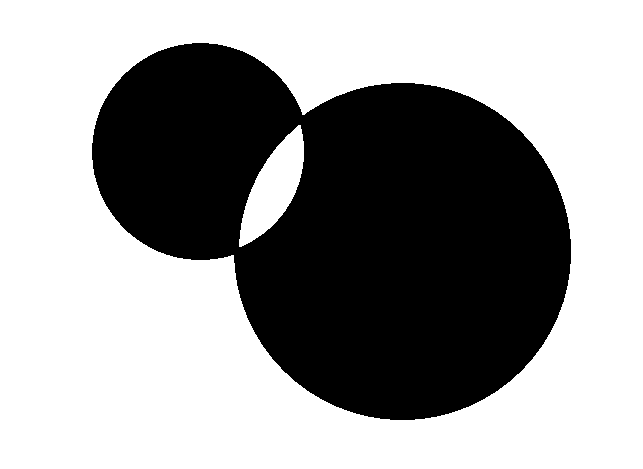
#> input picture test2.jpg, 643 x 469 px
$ python m2.py   (older library calls are emulated)
#> lines starting #> are read from the running program, lines starting #| are printed output that depends on the picture; after the words box and inside, x2 and y2 are one past the last pixel; in counts of white or black regions, pixels touching at a corner belong together
import cv2
import numpy as np
import random
from tqdm import tqdm
import ImageFilter
import concurrent.futures

def line_add(canvas, pt1, pt2, color, thickness=1):

    """
    在画布上绘制直线，通过增加像素值而不是直接覆盖。

    参数:
        canvas (numpy.ndarray): 画布图像。
        pt1 (tuple): 直线起点 (x1, y1)。
        pt2 (tuple): 直线终点 (x2, y2)。
        color (tuple): 要增加的颜色 (r, g, b)。
        thickness (int): 线条的厚度。

    返回:
        numpy.ndarray: 更新后的画布。
    """
    # 创建一张与canvas相同大小的全0图像
    temp_canvas = np.zeros_like(canvas, dtype=np.int32)

    # 在temp_canvas上绘制直线
    cv2.line(temp_canvas, pt1, pt2, color, thickness)

    # 将temp_canvas加到原canvas上
    canvas = cv2.add(canvas.astype(np.int32), temp_canvas)

    # 确保像素值不超过255，防止溢出
    canvas = np.clip(canvas, 0, 255).astype(np.uint8)

    return canvas

# 单独处理每个点的函数
# [17 lines left out: function process_point, not called in this run]

# 读取图片并转换为灰度图
image = cv2.imread('test2.jpg')
#> image is the input picture: shape (469, 643, 3); 61.3% white; 1 black region, box (x1, y1, x2, y2) and area: (92, 43, 571, 420) 116709
gray_image = cv2.cvtColor(image, cv2.COLOR_BGR2GRAY)
gray_image = cv2.GaussianBlur(gray_image, (21, 21), 0)
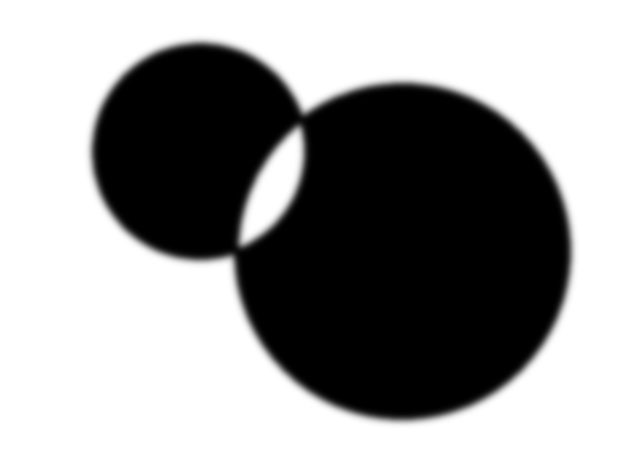
#> gray_image: shape (469, 643); min 0, max 255, mean 156.3

# 边缘检测（Canny算法）
edges = cv2.Canny(gray_image, 50, 150)
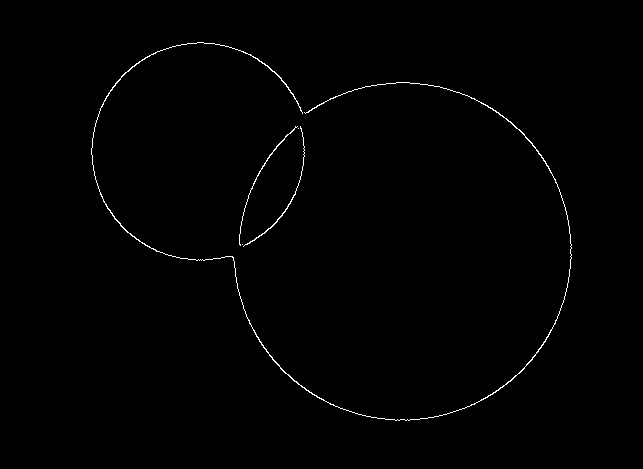
#> edges: shape (469, 643); 0.63% white in thin lines or dots, all inside (x1, y1, x2, y2) = (91, 42, 572, 421)
# [14 lines of commented-out code are left out]
edge_points = np.column_stack(np.where(edges > 0))
#> edge_points = 1911 pairs, first value 42 to 420, second value 91 to 571

# 随机选取N个边缘点
N = 500  # 可根据需要调整
selected_points = edge_points[random.sample(range(len(edge_points)), N)]
#> selected_points = 500 pairs, first value 42 to 420, second value 91 to 571

# 创建一个空白画布，大小与原图相同
canvas = np.zeros_like(image)

# # 计算每个点的直线
# length = max(canvas.shape[0], canvas.shape[1])
# # 使用多线程处理
# with concurrent.futures.ThreadPoolExecutor() as executor:
#     results = list(tqdm(executor.map(lambda p: process_point(p, gray_image, length), selected_points), desc="Processing points", total=len(selected_points)))
# # 将所有结果绘制到画布上
# for x1, y1, x2, y2 in tqdm(results,desc="Processing"):
#     canvas = line_add(canvas, (x1, y1), (x2, y2), (5, 5, 5), 1)
# 计算并绘制每个选取点的切线
for point in tqdm(selected_points, desc="Processing points"):
    y, x = point
    # 计算x方向和y方向的梯度
    grad_x = cv2.Sobel(gray_image, cv2.CV_64F, 1, 0, ksize=3)
    grad_y = cv2.Sobel(gray_image, cv2.CV_64F, 0, 1, ksize=3)

    # 计算切线方向：梯度方向旋转90度
    gradient_direction = np.arctan2(grad_y[y, x], grad_x[y, x])
    tangent_direction = gradient_direction + np.pi / 2

    # 计算切线方向的角度
    angle = np.degrees(tangent_direction)

    # 延长直线到画布边缘
    length = max(canvas.shape[0], canvas.shape[1])
    x1 = int(x + length * np.cos(tangent_direction))
    y1 = int(y + length * np.sin(tangent_direction))
    x2 = int(x - length * np.cos(tangent_direction))
    y2 = int(y - length * np.sin(tangent_direction))

    # 在画布上绘制直线
    # cv2.line(canvas, (x1, y1), (x2, y2), (0, 255, 0), 2)
    canvas = line_add(canvas, (x1, y1), (x2, y2), (100, 100, 100), 1)
#> this loop made 500 passes
#> (y, x, gradient_direction, tangent_direction, angle, x1, y1, x2) on passes 1 to 3: (396, 488, 1.03, 2.6, 149.1, -63, 726, 1039), (164, 546, -0.537, 1.03, 59.21, 875, 716, 216), (352, 536, 0.637, 2.21, 126.5, 153, 869, 918)
#> pass 1, `grad_x = cv2.Sobel(gray_image, cv2.CV_64F, 1, 0, ksize=3)`:
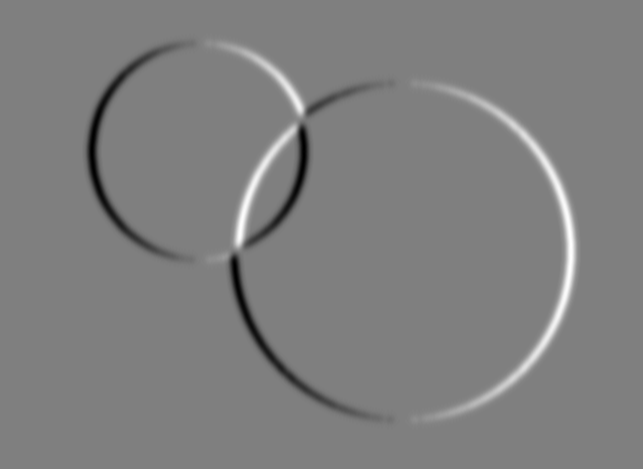
#> grad_x: shape (469, 643) float64; min -232, max 232, mean 0; drawn with min black and max white
#> pass 1, `grad_y = cv2.Sobel(gray_image, cv2.CV_64F, 0, 1, ksize=3)`:
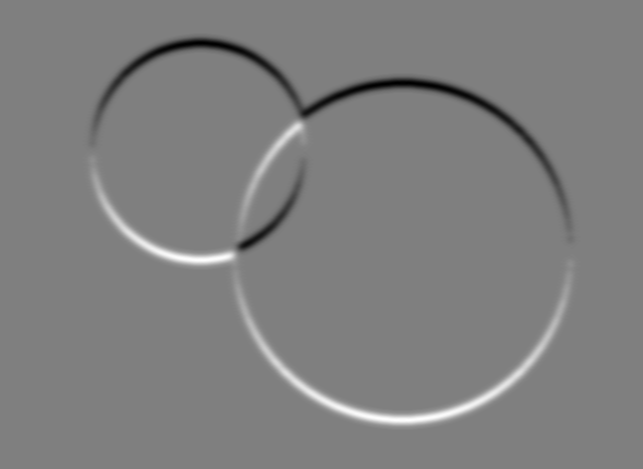
#> grad_y: shape (469, 643) float64; min -232, max 232, mean 0; drawn with min black and max white
#> pass 1, in line_add, `canvas = cv2.add(canvas.astype(np.int32), temp_canvas)`:
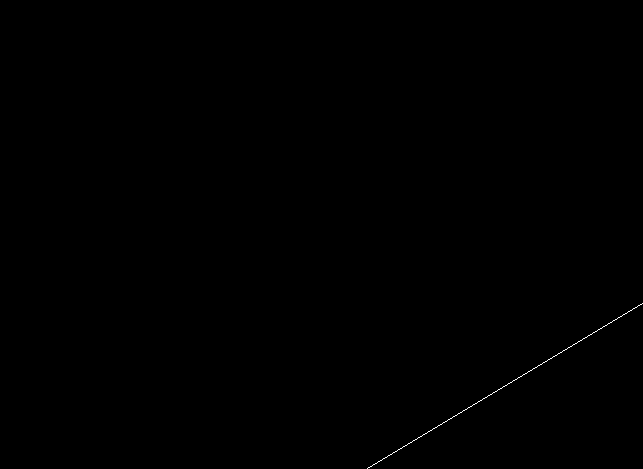
#> canvas: shape (469, 643, 3) int32; values 0 (black) and 100 (white), 0.09% white in thin lines or dots, all inside (x1, y1, x2, y2) = (367, 303, 643, 469)
#> after the loop:
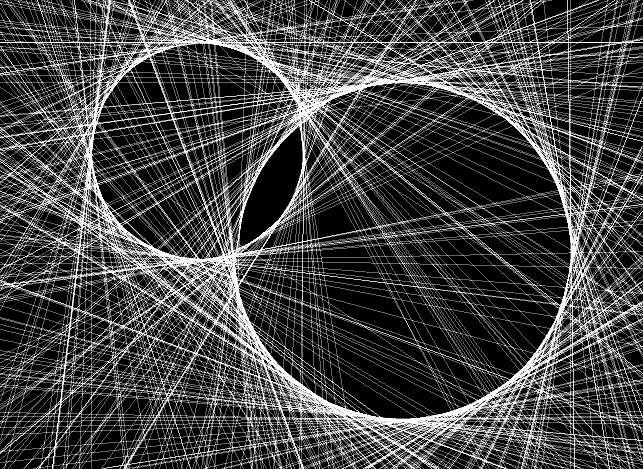
#> canvas: shape (469, 643, 3); min 0, max 255, mean 67.2

# 显示结果
# cv2.imshow('Original Image', image)
# cv2.imshow('Edges', edges)
# canvas = cv2.GaussianBlur(canvas, (3, 3), 0)
cv2.imshow('Tangents on Canvas', canvas)

# 按任意键关闭窗口
cv2.waitKey(0)
cv2.destroyAllWindows()

# 保存结果
cv2.imwrite('tangents_on_canvas.jpg', canvas)

$ run again, with test.jpg copied over test2.jpg
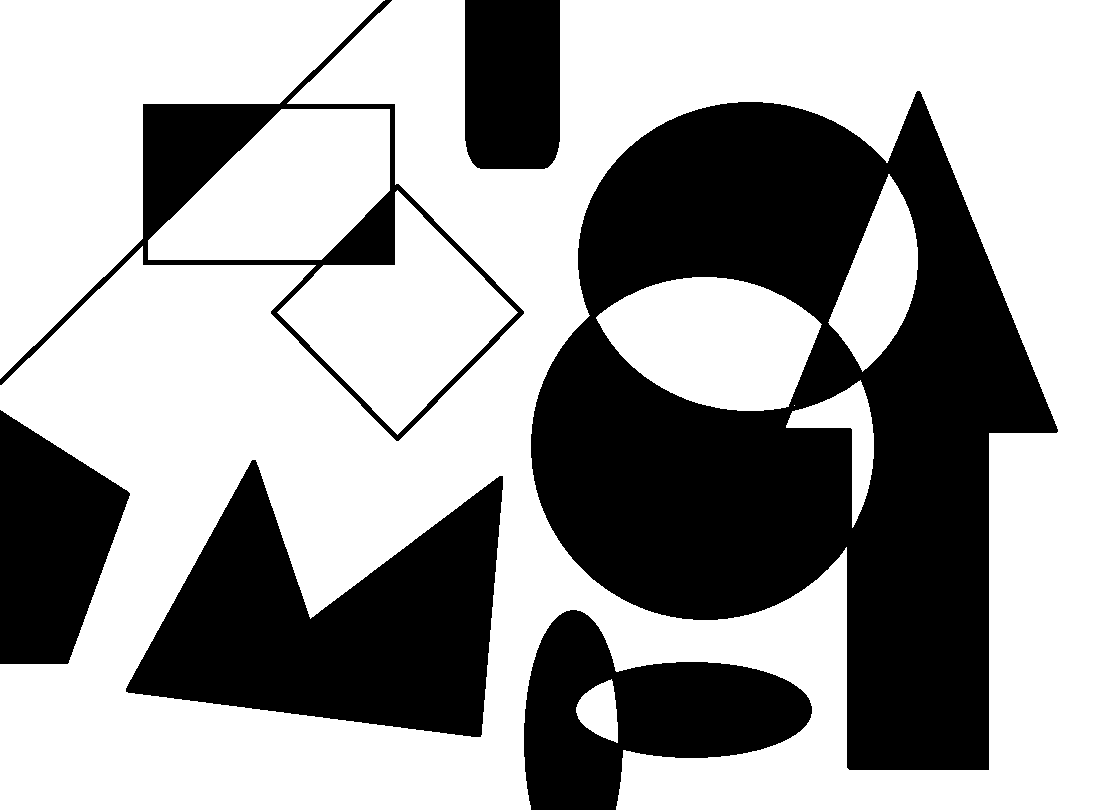
#> input picture test.jpg, 1096 x 810 px
#> image is the input picture: shape (810, 1096, 3); 61.7% white; 6 black regions, box (x1, y1, x2, y2) and area: (531, 91, 1058, 770) 192888, (126, 460, 503, 737) 58539, (524, 610, 812, 810) 30409, (0, 410, 130, 664) 22407, (0, 0, 524, 441) 19982, (465, 0, 560, 169) 15791
#> edges: shape (810, 1096); 1.3% white in thin lines or dots
#> edge_points = 11313 pairs, first value 0 to 809, second value 0 to 1057
#> selected_points = 500 pairs, first value 0 to 794, second value 0 to 1046
#> the loop `for point in tqdm(selected_points, desc="Processing points"):` made 500 passes
#> (y, x, gradient_direction, tangent_direction, angle, x1, y1, x2) on passes 1 to 3: (397, 432, -2.34, -0.769, -44.08, 1219, -365, -355), (427, 816, -1.57, 0, 0, 1912, 427, -280), (102, 303, -1.57, 0, 0, 1399, 102, -793)
#> pass 1, `grad_y = cv2.Sobel(gray_image, cv2.CV_64F, 0, 1, ksize=3)`:
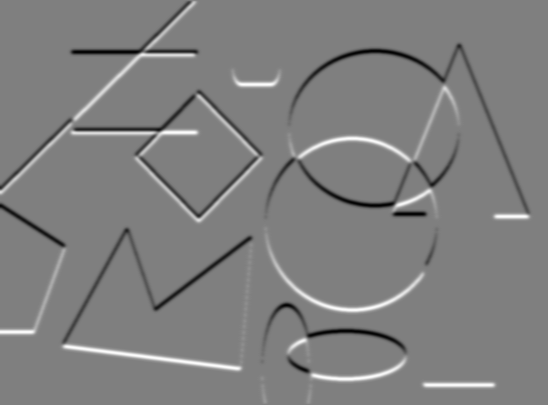
#> grad_y: shape (810, 1096) float64 (shown at 1/2 size); min -232, max 232, mean 0; drawn with min black and max white
#> after the loop `for point in tqdm(selected_points, desc="Processing points"):`:
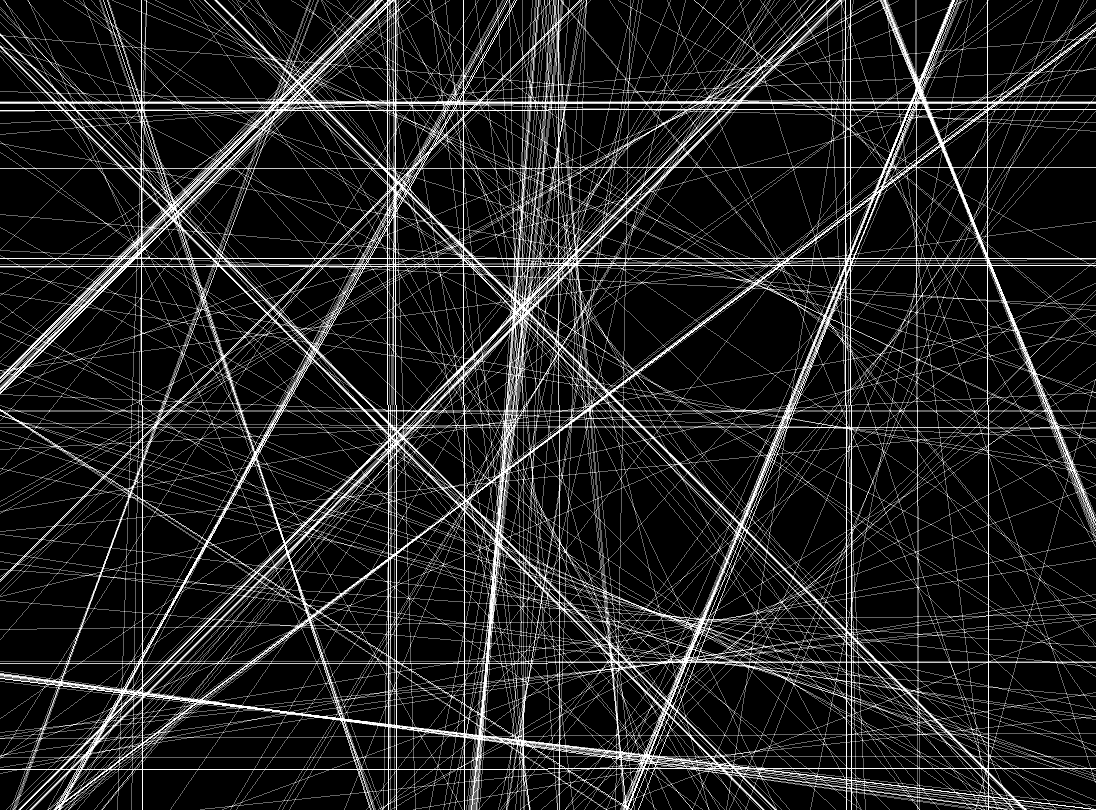
#> canvas: shape (810, 1096, 3); min 0, max 255, mean 35.6
